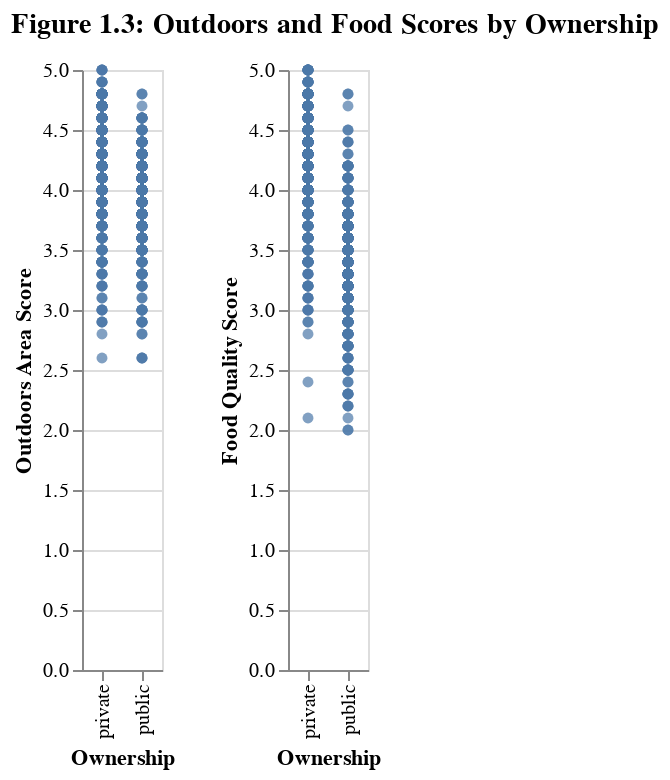

Notebook source saved alongside this figure:
### Code cell
outdoors_own = alt.Chart(df).mark_circle().encode(
    x = "Ownership",
    y = alt.Y("Outdoors_score", title='Outdoors Area Score')
)

food_own = alt.Chart(df).mark_circle().encode(
    x = "Ownership",
    y = alt.Y("Food_score", title='Food Quality Score')
)

# Combine the charts with an overall title
own = alt.hconcat(outdoors_own, food_own).properties(
    title=alt.TitleParams(
        text='Figure 1.3: Outdoors and Food Scores by Ownership',
        anchor='start',
        fontSize=14,
        offset=10
    )
)

own

### Figure 1 — Vega-Lite specification as saved in the notebook (floating-point values rounded to 4 significant figures; data arrays with more than 128 entries replaced by an {"elided": "..."} marker saying what was removed)
{"config": {"view": {"continuousWidth": 300, "continuousHeight": 300}}, "hconcat": [{"mark": {"type": "circle"}, "encoding": {"x": {"field": "Ownership", "type": "nominal"}, "y": {"field": "Outdoors_score", "title": "Outdoors Area Score", "type": "quantitative"}}}, {"mark": {"type": "circle"}, "encoding": {"x": {"field": "Ownership", "type": "nominal"}, "y": {"field": "Food_score", "title": "Food Quality Score", "type": "quantitative"}}}], "data": {"name": "data-6b7202e6e7e8b0ce1d46cb3207083d53"}, "title": {"text": "Figure 1.3: Outdoors and Food Scores by Ownership", "anchor": "start", "fontSize": 14, "offset": 10}, "$schema": "https://vega.github.io/schema/vega-lite/v5.17.0.json", "datasets": {"data-6b7202e6e7e8b0ce1d46cb3207083d53": {"elided": "844 records"}}}
